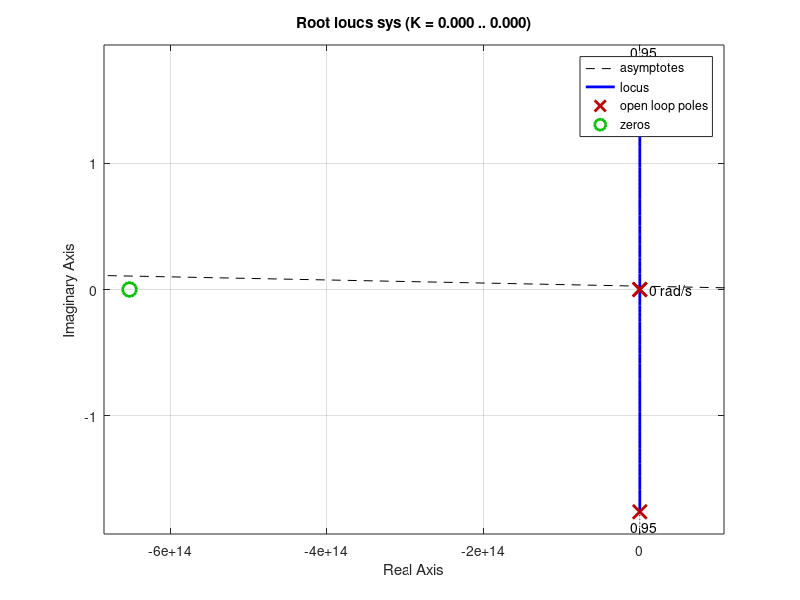
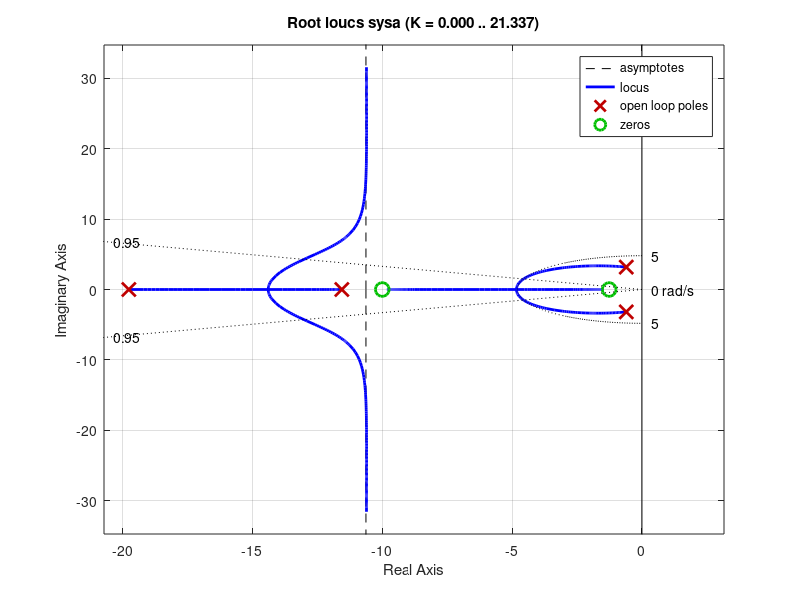
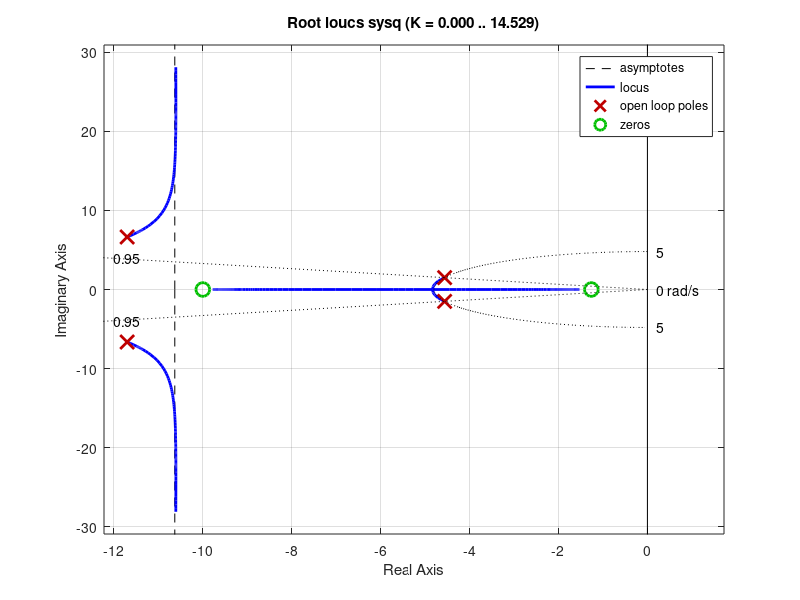

The MATLAB source for these figures, in order: (Note: this script raises an error after producing the figures.)
%% MEM 530 Final - Team B

%% Step 1

%% Given Airplane Values

clear; clc; close all;
S = 5170; m = 5000; Jy = 4.1*10^6;
cbar = 17.5; VTe = 500; qbar = 297.125; 
Cma_dot = -6; Cma = -0.022; Cmq = -16; Cmde = -0.016;
alpha = 0.5798; Cd = 0.016 + .042*(.2 + .085*alpha)^2;
Cla = 0.085; Clde = 0;
Za = -qbar*S/m*(Cd + Cla); Za_dot = 0; Zq = 0; Zde = -qbar*S/m*Clde;
Ma_dot = (qbar*S*cbar/Jy)*(cbar/2/VTe)*Cma_dot;
Ma = (qbar*S*cbar/Jy)* Cma; Mq = (qbar*S*cbar/Jy)*(cbar/2/VTe)*Cmq;
Mde = (qbar*S*cbar/Jy)* Cmde;
% E*xdot = A*x + B*u , E = [VTe - Za_dot, 0; -Ma_dot, 1]

%% Formation of the Short Period Model

%A = [-0.2082 -128.6490  -32.1700 0; -0.0017   -1.2600 \0  1.0000; 0   0   0  1.0000; -0.0070   -3.1048  0 -1.0595];  %Ashort = [-1.2608, 1.00; -3.1046, -1.0595]; Ashort(:,3) = 0;Ashort(1,:) = 0;Ashort(3,:) = 0;
A = [-0.0118, 18.9953 , -32.1700,  0; -0.0003, -1.2608,  0, 1.0000;  0   0  0  1.0000;    0.0000   -3.1046         0   -1.0595];
Ashort = [A(2,2) A(2,4); A(4,2) A(4,4)];
%Bshort = [0.02; -0.0002];
B =[8.1996 0; -0.0002 0; 0 0; 0.0200   -0.0440];
Bshort = B(2:2:4,2);
C = [180/pi 0; 0 180/pi];
D = 0;
% Test
% Ashort = [-.019311 8.8157 -32.17 -.574999; -2.5389*10^-4 -1.0189 0 .90506; 0 0 0 1; 2.9465*10^-12 .82225 0 -1.0774];
% Bshort= [.1737; -2.1499*10^-3; 0; -.17555];
% C = [0 57.29578 0 0; 0 0 0 57.29578];
for j = 1:2
    Ga(j,:) = [Ashort(j,:) -Bshort(j,1) 0];
end
Ga(3,:) = [0 0 -20.2 0];
Ga(4,:) = [10 0 0 -10];
Gb = [0;0;20.2;0];
Gc = [C(1,:) 0 0; C(2,:) 0 0; 0 0 0 180/pi];
Gd = 0;



%% Step 2

%% Determine the AOA Gain

sys = ss(Ga,Gb,Gc(3,:),Gd);
figure(1)
rlocus(sys)
disp('========== SHORT-PERIOD MODEL FLIGHT WITH NO SAS ==========') 
[NUM,DEN] = ss2tf(Ga,Gb,Gc(3,:),Gd);
Gshort_total = tf(NUM,DEN)
root = (roots(DEN));
real = real(root(3));
imag = imag(root(3));
Freq1 = sqrt(real^2+imag^2)
Damp1 =  -real/(sqrt(real^2+imag^2))
zeta = 0.95; wn = 4.8; sgrid(zeta,wn) % [k,poles] = rlocfind(sys)
ka = 2.938;

%% Determine the Pitch Gain

aca = Ga-Gb*ka*Gc(3,:);
sysa = ss(aca,Gb,Gc(2,:),Gd);
figure(2)
rlocus(sysa);
disp('========== SHORT-PERIOD MODEL FLIGHT WITH Ka IMPLEMENTED ==========') 
[NUMa,DENa] = ss2tf(aca,Gb,Gc(2,:),Gd);
Gshort_a_total = tf(NUMa,DENa)
% Find freuency and damping ratio
root = (roots(DENa));
Freq2 = sqrt(.6013^2+3.1808^2)
Damp2 =  -real/(sqrt(.6013^2+3.1808^2))
zeta = 0.95;  wn = 4.8;  sgrid(zeta,wn)
kq = 2.7676;

%% Final Transfer Function

acq = aca-Gb*kq*Gc(2,:);
sysq = ss(acq,Gb,Gc(2,:),Gd);
figure(3)
rlocus(sysq);
disp('========== SHORT-PERIOD MODEL FLIGHT WITH Ka AND Kq IMPLEMENTED ==========') 
[NUMq,DENq] = ss2tf(acq,Gb,Gc(2,:),0);
Gshort_q_total = tf(NUMq,DENq)
root = (roots(DENq));
Freq3 = sqrt(4.5602^2+1.498^2)
Damp3 =  4.5602/(sqrt(4.5602^2+1.498^2))
zeta = 0.95;  wn = 4.8;  sgrid(zeta,wn)


%% Step 3

%% Ploting with Initial Response

trim_read = dlmread('test', ',');
n = trim_read(1); % Number of states
x = trim_read(3:n+2); % State vector
%a
sys = ss(acq,Gb,Gc(1,:),D);
x0 = [.1*x(2) ; .1*x(4); 0; 0];
figure(4)
initial(sys,x0);
ylabel('Amplitude (deg)')
title('Short Period SAS - Alpha 10% Perturbed')
%q
sys = ss(acq,Gb,Gc(2,:),D);
x0 = [.1*x(2) ; .1*x(4); 0; 0];
figure(5)
initial(sys,x0);
ylabel('Amplitude (deg/sec)')
title('Short Period SAS - Pitch Rate 10% Perturbed')
%  a elevator step response simulation
sys = ss(acq,Gb,Gc(1,:),D);
figure(100)
step(sys);
ylabel('Amplitude (deg)')
xlabel('Time (seconds')
title('Elevator Step Response - Alpha')
% q elevator step response simulation
sys = ss(acq,Gb,Gc(2,:),D);
figure(101)
step(sys)
ylabel('Amplitude (deg/sec)')
xlabel('Time (seconds)')
title('Elevator Step Response - Pitch Rate')



%% Step 4

%% Full Longitudinal State Space

A = [-0.0118, 18.9953 , -32.1700,  0; -0.0003, -1.2608,  0, 1.0000;  0   0  0  1.0000;    0.0000   -3.1046         0   -1.0595];
B =[8.1996 0; -0.0002 0; 0 0; 0.0200   -0.0440];
C = [0 180/pi 0 0; 0 0 0 180/pi];
D = 0; 
Ga = zeros(6,6);
for j = 1:4
    Ga(j,:) = [A(j,:) -B(j,2) 0];
end
Ga(5,:) = [0 0 0 0 -20.2 0];
Ga(6,:) = [0 10 0 0 0 -10];
Gb = [0; 0; 0; 0; 20.2; 0];
Gc = [C(1,:) 0 0; C(2,:) 0 0; 0 0 0 0 0 180/pi];
Gd = 0;

%% Determine the AOA Gain and Pitch Gain

sys = ss(Ga,Gb,Gc(3,:),Gd);
figure(6)
rlocus(sys)
[NUM,DEN] = ss2tf(Ga,Gb,Gc(3,:),Gd);
Glong_total = tf(NUM,DEN);
ka = 2.938;

aca = Ga-Gb*ka*Gc(3,:);
sysa = ss(aca,Gb,Gc(2,:),Gd);
figure(7)
rlocus(sysa);
[NUMa,DENa] = ss2tf(aca,Gb,Gc(2,:),Gd);
Gshort_a_total = tf(NUMa,DENa);
kq = 2.7676;

%% Final Transfer Function

acq = aca-Gb*kq*Gc(2,:);
sysq = ss(acq,Gb,Gc(2,:),Gd);
figure(8)
rlocus(sysq);
disp('========== FULL LONGITUDINAL FLIGHT WITH SAS IMPLEMENTED ==========') 
[NUMq,DENq] = ss2tf(acq,Gb,Gc(2,:),0);
Gshort_q_total = tf(NUMq,DENq)
root = (roots(DENq));
Freq4 = sqrt(4.5602^2+1.498^2)
Damp4 =  4.5602/(sqrt(4.5602^2+1.498^2))

%% Plot Initial Response

trim_read = dlmread('test', ',');
n = trim_read(1); % Number of states
x = trim_read(3:n+2); % State vector
x0 = [.1*x(1) ; .1*x(2) ; .1*x(3); .1*x(4); 0; 0];
%Velocity
C = [1 0 0 0 0 0];
sys = ss(acq,Gb,C,D);
figure(9)
subplot(2,1,1);
initial(sys,x0);
ylabel('Amplitude (ft/sec)')
title('Full Longitudinal SAS - Velocity 10% Perturbed')
subplot(2,1,2);
initial(sys,x0,.2);
ylabel('Amplitude (ft/sec)')
title('Zoomed In To Show Short Period')
%Alpha
C = [0 180/pi 0 0 0 0];
sys = ss(acq,Gb,C,D);
figure(10)
subplot(2,1,1);
initial(sys,x0);
ylabel('Amplitude (deg)')
title('Full Longitudinal SAS - Alpha 10% Perturbed')
subplot(2,1,2);
initial(sys,x0,.2);
ylabel('Amplitude (deg)')
title('Zoomed In To Show Short Period')
%Pitch
C = [ 0 0 180/pi 0 0 0];
sys = ss(acq,Gb,C,D);
figure(11)
subplot(2,1,1);
initial(sys,x0);
ylabel('Amplitude (deg)')
title('Full Longitudinal SAS - Pitch 10% Perturbed')
subplot(2,1,2);
initial(sys,x0,.2);
ylabel('Amplitude (deg)')
title('Zoomed In To Show Short Period')
%Pitch Rate
C = [0 0 0 180/pi 0 0];
sys = ss(acq,Gb,C,D);
figure(12)
subplot(2,1,1);
initial(sys,x0);
ylabel('Amplitude (deg/sec)')
title('Full Longitudinal SAS - Pitch Rate 10% Perturbed')
subplot(2,1,2);
initial(sys,x0,.2);
ylabel('Amplitude (deg/sec)')
title('Zoomed In To Show Short Period')
%%
%Velocity Elevator Step Response
C = [1 0 0 0 0 0];
sys = ss(acq,Gb,C,D);
figure(200)
step(sys)
ylabel('Amplitude (ft/sec)')
xlabel('Time (seconds)')
title({'Full Longitudinal SAS Elevator Step Response', 'Velocity'})

% Alpha Elevator Step Response
C = [0 180/pi 0 0 0 0];
sys = ss(acq,Gb,C,D);
figure(201)
step(sys)
ylabel('Amplitude (deg)')
xlabel('Time (seconds)')
title({'Full Longitudinal SAS Elevator Step Response', 'Alpha'})

% Pitch Elevator Step Response
C = [ 0 0 180/pi 0 0 0];
sys = ss(acq,Gb,C,D);
figure(202)
step(sys)
ylabel('Amplitude (deg)')
xlabel('Time (seconds)')
title({'Full Longitudinal SAS Elevator Step Response', 'Pitch'})


% Pitch Rate Elevator Step Response
C = [0 0 0 180/pi 0 0];
sys = ss(acq,Gb,C,D);
figure(203)
step(sys)
ylabel('Amplitude (deg/s)')
xlabel('Time (seconds)')
title({'Full Longitudinal SAS Elevator Step Response', 'Pitch Rate'})



%% Part 5

%% Formation of the Short Period Model

%% Short Period Model without SAS
A = [-0.0118, 18.9953 , -32.1700,  0; -0.0003, -1.2608,  0, 1.0000;  0   0  0  1.0000;    0.0000   -3.1046         0   -1.0595];
Ashort = [A(2,2) A(2,4); A(4,2) A(4,4)];
B =[8.1996 0; -0.0002 0; 0 0; 0.0200   -0.0440];
Bshort = B(2:2:4,2);
C = [180/pi 0; 0 180/pi];
D = 0;
for j = 1:2
    Ga(j,:) = [Ashort(j,:) -Bshort(j,1) 0];
end
Ga(3,:) = [0 0 -20.2 0];
Ga(4,:) = [10 0 0 -10];
Gb = [0;0;20.2;0];
Gc = [C(1,:) 0 0; C(2,:) 0 0; 0 0 0 180/pi];
Gd = 0;
%%
sys = ss(Ga,Gb,Gc(3,:),Gd);
disp('========== SHORT-PERIOD MODEL FLIGHT WITH NO SAS ==========') 
[NUM,DEN] = ss2tf(Ga,Gb,Gc(3,:),Gd);
Gshort_no_sas = tf(NUM,DEN)
%%
%% Ploting with Initial Response
trim_read = dlmread('test', ',');
n = trim_read(1); % Number of states
x = trim_read(3:n+2); % State vector
%a
sys = ss(Ga,Gb,Gc(1,:),Gd);
x0 = [.1*x(2) ; .1*x(4); 0; 0];
figure(400)
initial(sys,x0);
ylabel('Amplitude (deg)')
title({'Short Period SAS and No SAS - Alpha 10% Perturbed'})
hold on;
sys = ss(acq,Gb,Gc(1,:),D);
initial(sys,x0);
legend('No SAS', 'SAS')
%q
sys = ss(Ga,Gb,Gc(2,:),Gd);
x0 = [.1*x(2) ; .1*x(4); 0; 0];
figure(500)
initial(sys,x0);
ylabel('Amplitude (deg/sec)')
title({'Short Period SAS and No SAS - Pitch Rate 10% Perturbed'})
hold on;
sys = ss(acq,Gb,Gc(2,:),D);
initial(sys,x0);
legend('No SAS', 'SAS')



%%
% Full longitudal no sas vs sas
%% Full Longitudinal State Space
A = [-0.0118, 18.9953 , -32.1700,  0; -0.0003, -1.2608,  0, 1.0000;  0   0  0  1.0000;    0.0000   -3.1046         0   -1.0595];
B =[8.1996 0; -0.0002 0; 0 0; 0.0200   -0.0440];
C = [0 180/pi 0 0; 0 0 0 180/pi];
D = 0; 
Ga = zeros(6,6);
for j = 1:4
    Ga(j,:) = [A(j,:) -B(j,2) 0];
end
Ga(5,:) = [0 0 0 0 -20.2 0];
Ga(6,:) = [0 10 0 0 0 -10];
Gb = [0; 0; 0; 0; 20.2; 0];
Gc = [C(1,:) 0 0; C(2,:) 0 0; 0 0 0 0 0 180/pi];
Gd = 0;
%%
sys = ss(Ga,Gb,Gc(3,:),Gd);
ka = 2.938;
aca = Ga-Gb*ka*Gc(3,:);
kq = 2.7676;
acq = aca-Gb*kq*Gc(2,:);

%% Ploting with Initial Response
trim_read = dlmread('test', ',');
n = trim_read(1); % Number of states
x = trim_read(3:n+2); % State vector
x0 = [.1*x(1) ; .1*x(2) ; .1*x(3); .1*x(4); 0; 0];
%Velocity
figure(600);
C = [1 0 0 0 0 0];
sys = ss(Ga,Gb,C,D);
initial(sys,x0);
ylabel('Amplitude (ft/sec)')
title('Full Longitudinal No SAS vs SAS - Velocity 10% Perturbed')
hold on;
sys = ss(acq,Gb,C,D);
initial(sys,x0);
legend('No SAS', 'SAS')

%Alpha
C = [0 180/pi 0 0 0 0];
sys = ss(Ga,Gb,C,D);
figure(601)
initial(sys,x0);
ylabel('Amplitude (deg)')
title('Full Longitudinal No SAS vs SAS - Alpha 10% Perturbed')
hold on;
sys = ss(acq,Gb,C,D);
initial(sys,x0);
legend('No SAS', 'SAS')

%Pitch
C = [ 0 0 180/pi 0 0 0];
sys = ss(Ga,Gb,C,D);
figure(602)
initial(sys,x0);
ylabel('Amplitude (deg)')
title('Full Longitudinal No SAS vs SAS - Pitch 10% Perturbed')
hold on;
sys = ss(acq,Gb,C,D);
initial(sys,x0);
legend('No SAS', 'SAS')



%Pitch Rate
C = [0 0 0 180/pi 0 0];
sys = ss(Ga,Gb,C,D);
figure(603)
initial(sys,x0);
ylabel('Amplitude (deg/sec)')
title('Full Longitudinal No SAS vs SAS - Pitch Rate 10% Perturbed')
hold on;
sys = ss(acq,Gb,C,D);
initial(sys,x0);
legend('No SAS', 'SAS')